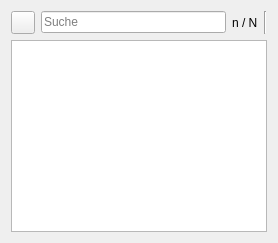
     <widget class="QWidget" name="verticalLayoutWidget_2">
      <layout class="QVBoxLayout" name="verticalLayoutSudAuswahl">
       <item>
        <layout class="QHBoxLayout" name="horizontalLayoutFilter">
         <item>
          <widget class="FilterButtonSud" name="btnFilter">
           <property name="icon">
            <iconset theme="filter"/>
           </property>
          </widget>
         </item>
         <item>
          <widget class="QLineEdit" name="tbFilter">
           <property name="toolTip">
            <string>&lt;html&gt;&lt;head/&gt;&lt;body&gt;&lt;p&gt;&lt;span style=&quot; font-weight:600;&quot;&gt;Textfilter&lt;/span&gt; für die Sudsuche. Gesucht wird in den Feldern &lt;span style=&quot; font-weight:600;&quot;&gt;Sudname&lt;/span&gt;, &lt;span style=&quot; font-weight:600;&quot;&gt;Kommentar&lt;/span&gt;, &lt;span style=&quot; font-weight:600;&quot;&gt;Malz&lt;/span&gt;, &lt;span style=&quot; font-weight:600;&quot;&gt;Hopfen&lt;/span&gt;, &lt;span style=&quot; font-weight:600;&quot;&gt;Hefe&lt;/span&gt;, &lt;span style=&quot; font-weight:600;&quot;&gt;Zusätze&lt;/span&gt; und &lt;span style=&quot; font-weight:600;&quot;&gt;Tags&lt;/span&gt;.&lt;/p&gt;&lt;/body&gt;&lt;/html&gt;</string>
           </property>
           <property name="placeholderText">
            <string>Suche</string>
           </property>
           <property name="clearButtonEnabled">
            <bool>true</bool>
           </property>
          </widget>
         </item>
         <item>
          <widget class="QLabel" name="lblFilter">
           <property name="text">
            <string notr="true">n / N</string>
           </property>
          </widget>
         </item>
         <item>
          <widget class="Line" name="line_2">
           <property name="orientation">
            <enum>Qt::Vertical</enum>
           </property>
          </widget>
         </item>
        </layout>
       </item>
       <item>
        <widget class="TableView" name="table">
         <property name="contextMenuPolicy">
          <enum>Qt::CustomContextMenu</enum>
         </property>
         <property name="editTriggers">
          <set>QAbstractItemView::NoEditTriggers</set>
         </property>
         <property name="alternatingRowColors">
          <bool>true</bool>
         </property>
         <property name="selectionMode">
          <enum>QAbstractItemView::SingleSelection</enum>
         </property>
         <property name="selectionBehavior">
          <enum>QAbstractItemView::SelectRows</enum>
         </property>
         <property name="sortingEnabled">
          <bool>true</bool>
         </property>
         <attribute name="verticalHeaderVisible">
          <bool>false</bool>
         </attribute>
         <attribute name="verticalHeaderDefaultSectionSize">
          <number>20</number>
         </attribute>
        </widget>
       </item>
      </layout>
     </widget>
